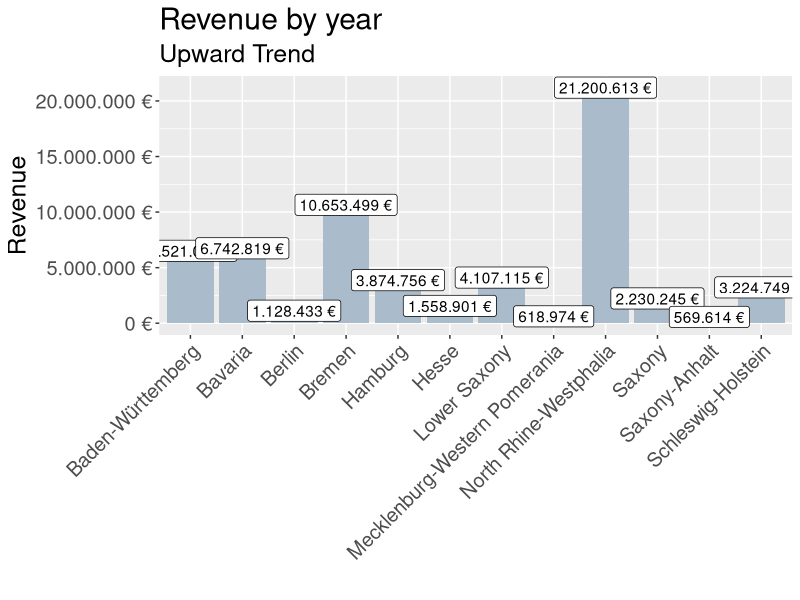
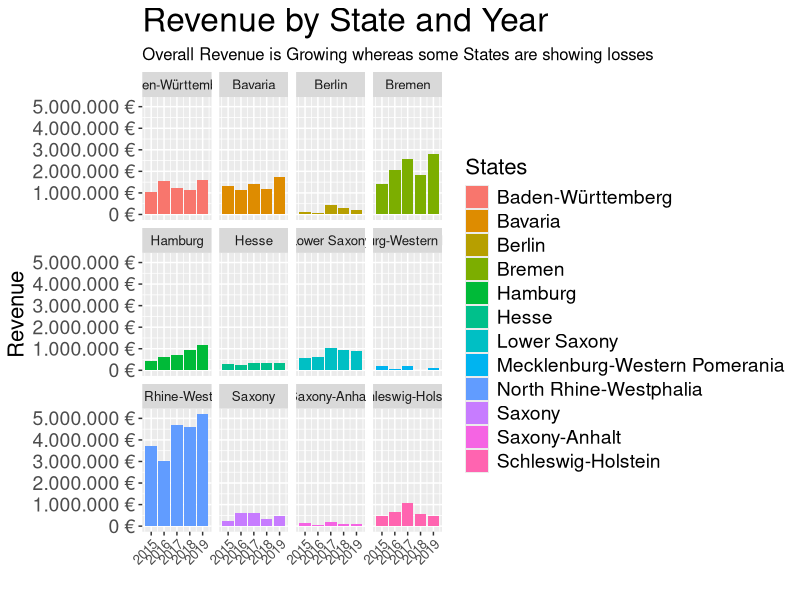

The R script that drew these images, in order:
## ---- chunk 1
knitr::opts_chunk$set(message=FALSE,warning=FALSE, cache=TRUE)
## ---- chunk 2
library(readxl)
bike_orderlines_wrangled_tbl <- read_excel(path="project_stuff/bike_orderlines.xlsx")
## ---- chunk 3
# 6.3 Sales by location (state) with bar plot
library(ggplot2)
library(tidyverse)
library(lubridate)
sales_by_loc_tbl <- bike_orderlines_wrangled_tbl %>%

  # Select the columns
  select(order_date, category_1, total_price, state, city, lat, lng) %>%
  # Change time data
  mutate(year = year(order_date)) %>%

  # Group by State and Year
  group_by(state) %>%
  # Summarise
  summarise(sales = sum(total_price)) %>%
  ungroup() %>%

  # Format $ Text
  mutate(sales_text = scales::dollar(sales, big.mark = ".",
                                     decimal.mark = ",",
                                     prefix = "",
                                     suffix = " €"))

# which state sells the most of the bikes?
## ---- chunk 4
# Step 2 - Visualize

# sales_by_loc_tbl
sales_by_loc_tbl %>%
  # Create a basic plot
  ggplot(aes(x=state, y=sales)) +

  # Geometries
  geom_col(fill = "#AABBCC") +
  geom_label(aes(label = sales_text)) +
  geom_smooth(method = "lm", se = F) +

  # Formating
  scale_y_continuous(labels = scales::dollar_format(big.mark = ".",
                                                    decimal.mark = ",",
                                                    prefix = "",
                                                    suffix = " €")) +
  theme(axis.text.x = element_text(angle=45, hjust = 1), text = element_text(size=18)) +
  labs(
  title    = "Revenue by year",
  subtitle = "Upward Trend",
  x = "", # Override defaults for x and y
  y = "Revenue"
)
## ---- chunk 5
# 6.4 Sales by state + year with bar plot ----
sales_by_loc_year_tbl <- bike_orderlines_wrangled_tbl %>%

  # Select the columns
  select(order_date, category_1, total_price, state, city, lat, lng) %>%
  # Change time data
  mutate(year = year(order_date)) %>%

  # Group by State and Year
  group_by(state, year) %>%
  # Summarise
  summarise(sales = sum(total_price)) %>%
  ungroup() %>%

  # Format $ Text
  mutate(sales_text = scales::dollar(sales, big.mark = ".",
                                     decimal.mark = ",",
                                     prefix = "",
                                     suffix = " €"))

# Step 2 - Visualize

sales_by_loc_year_tbl %>%

  # Set up x, y, fill
  ggplot(aes(x = year, y = sales, fill = state)) +

  # Geometries
  geom_col() + # Run up to here to get a stacked bar plot

  # Facet
  facet_wrap(~ state) +

  # Formatting
  scale_y_continuous(labels = scales::dollar_format(big.mark = ".",
                                                    decimal.mark = ",",
                                                    prefix = "",
                                                    suffix = " €")) +
  theme(axis.text.x = element_text(angle=45, hjust = 1),
        axis.text.y = element_text(size=14),
        axis.title  = element_text(size=16),
        text        = element_text(size=12),
        plot.title  = element_text(size=24),
        legend.text = element_text(size=14),
        legend.title= element_text(size=16)) +
  labs(
    title = "Revenue by State and Year",
    subtitle = "Overall Revenue is Growing whereas some States are showing losses",
    fill = "States", # Changes the legend name
    x = "",
    y = "Revenue"
  )
